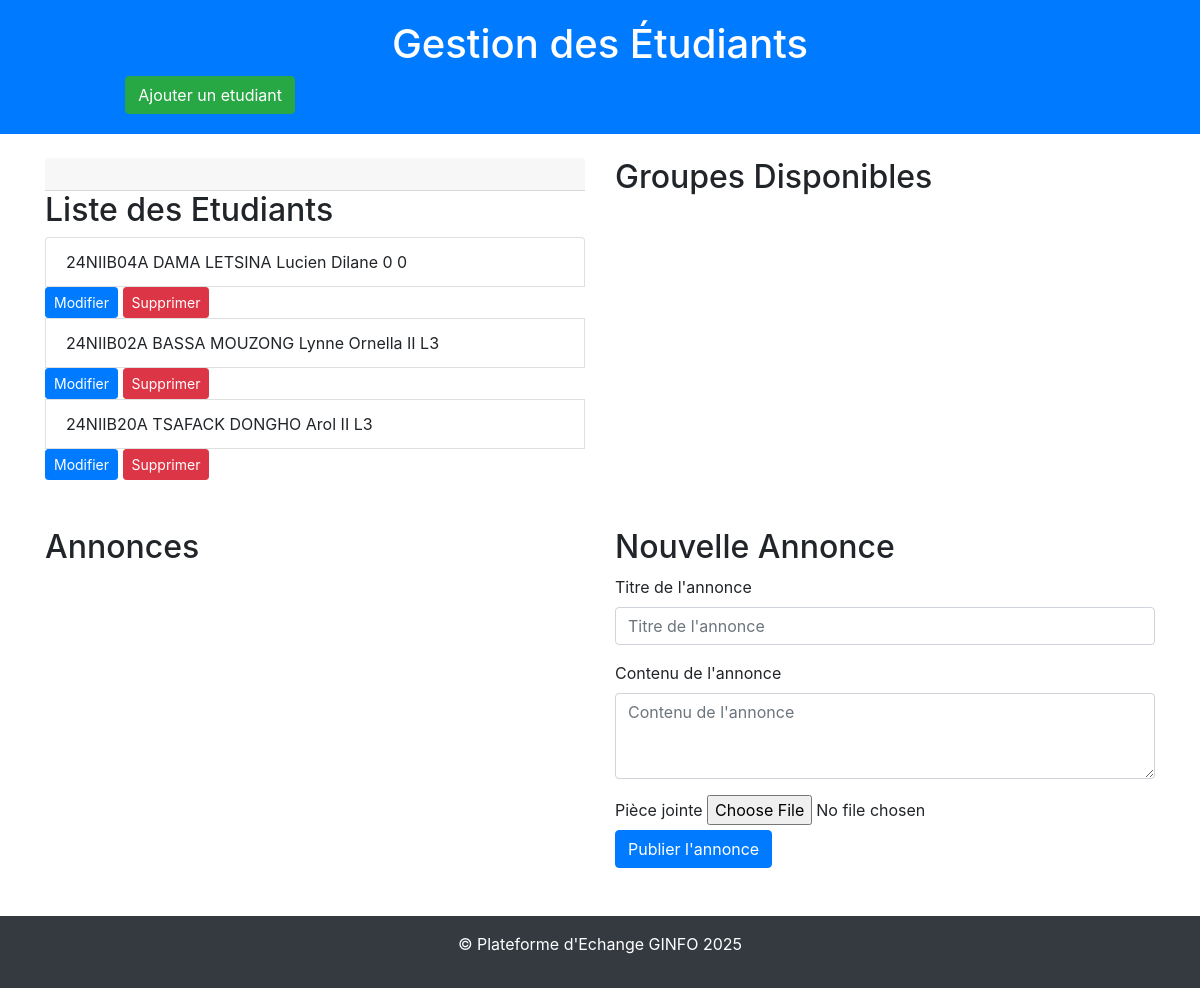
Page /geinfo/interface on the earlier database version.
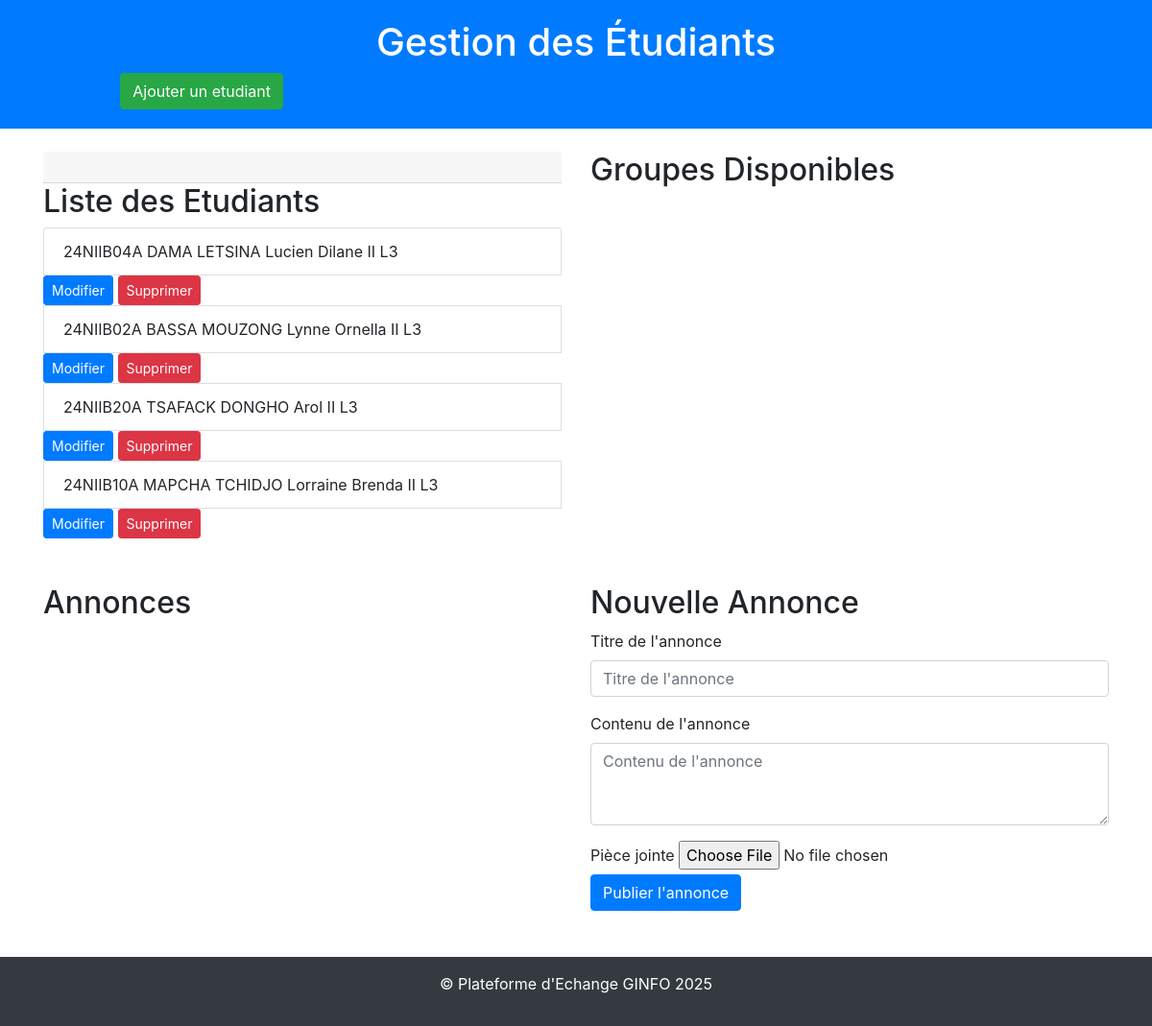
Same page on the later database version.
### Etudiants/models.py (models this page shows, shortened)
class Etudiant(AbstractBaseUser,PermissionsMixin):
    matricule=models.CharField(max_length=10,unique=True,verbose_name="identifiant")
    nom=models.CharField(max_length=255,verbose_name="nom")
    prenom=models.CharField(max_length=255,verbose_name="prenom")
    password = models.CharField(max_length=10,verbose_name="mot de passe")
    annee=models.CharField(max_length=4,verbose_name="annee d'inscription",default=0)
    niveau=models.CharField(max_length=9,default=0,verbose_name="niveau")
    filiere =models.CharField(max_length=4,verbose_name="filiere",default=0)
    profil=models.CharField(max_length=255,verbose_name="profil")
    is_active = models.BooleanField(default=True)
    is_admin = models.BooleanField(default=False)
    is_staff= models.BooleanField(default=False)
    is_superuser = models.BooleanField(default=False)
    objects=EtudiantManager()
    USERNAME_FIELD="matricule"
    REQUIRED_FIELDS = ["password"]

### geinfo/views.py (the view)
def administration(request):
    etudiants=Etudiant.objects.all()
    return render(request,"adminginfo/admin.html",{"etudiants":etudiants})

### adminginfo/templates/adminginfo/admin.html (shortened to what this page needs)
<!DOCTYPE html>
<html lang="fr">
<head>
    <link href="https://stackpath.bootstrapcdn.com/bootstrap/4.5.2/css/bootstrap.min.css" rel="stylesheet">
</head>
<body>
<header class="admin-header">
    <h1>Gestion des Étudiants</h1>
     <div class="col-md-3 text-right">
                    <a href="{% url 'register' %}" class="btn btn-success">Ajouter un etudiant</a>
                </div>
</header>
<div class="container mt-4">
    <div class="row">
        <div class="col-md-6 mb-4">
            <div class="card-header bg- text-black py-3">
                </div>
            <div class="row">
                <div class="col-12">
                      <h2>Liste des Etudiants</h2>
                    {% if etudiants %}
                      <ul class="list-group">
                        {% for etudiant in etudiants %}
                          <li class="list-group-item d-flex justify-content-between align-items-center">
                             {{ etudiant.matricule }} {{etudiant.nom}} {{etudiant.prenom}} {{etudiant.filiere}} {{etudiant.niveau}}
                          </li>
                          <div>
                                <a href="{% url 'change' etudiant.id %}" class="btn btn-primary btn-sm">Modifier</a>
                              <a href="{% url 'delete' etudiant.id %}" class="btn btn-danger btn-sm">Supprimer</a>
                            </div>
                        {% endfor %}
                      </ul>
                    {% else %}
                      <p>Aucun etudiant disponible.</p>
                    {% endif %}
                    </div>
                </div>
        </div>
        <div class="col-md-6 mb-4">
            <h2>Groupes Disponibles</h2>
        </div>
    </div>
    <div class="row mt-4">
        <div class="col-md-6 mb-4">
            <h2>Annonces</h2>
        </div>
        <div class="col-md-6 mb-4">
            <h2>Nouvelle Annonce</h2>
            <form method="post" action="{% url 'annonce' %}">
                <div class="form-group">
                    <label for="title">Titre de l'annonce</label>
                    <input type="text" class="form-control" id="title" placeholder="Titre de l'annonce" name="titre">
                </div>
                <div class="form-group">
                    <label for="content">Contenu de l'annonce</label>
                    <textarea class="form-control" id="content" rows="3" placeholder="Contenu de l'annonce" name="corps"></textarea>
                </div>
                <div><label for="join">Pièce jointe</label> <input type="file" name="annonceMedia" id="join"></div>
                <button type="submit" class="btn btn-primary">Publier l'annonce</button>
            </form>
        </div>
    </div>
</div>
<footer class="bg-dark text-white text-center py-3 mt-4">
    <p>&copy; Plateforme d'Echange GINFO 2025</p>
</footer>
</body>
</html>

Differences in the rows shown:
changed Etudiant "24NIIB04A": filiere "0" → "II"; niveau "0" → "L3"
added Etudiant: matricule "24NIIB10A", nom "MAPCHA TCHIDJO", prenom "Lorraine Brenda", filiere "II", niveau "L3"
